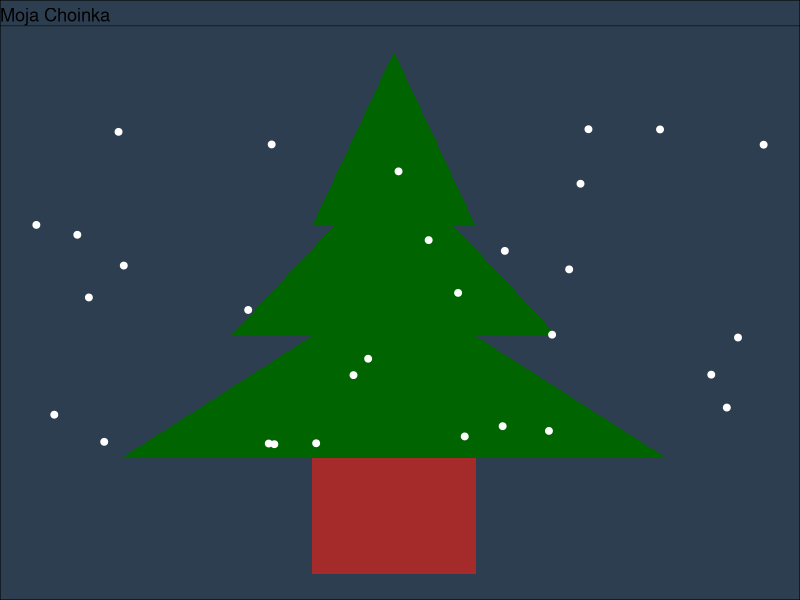

This figure's R source:
library(ggplot2)

rysuj_choinke <- function() {
  trunk_x <- c(-0.3, 0.3, 0.3, -0.3)
  trunk_y <- c(-5, -5, -6, -6)
  branches <- list(
    data.frame(x = c(0, -1, 1, 0), y = c(-3.5, -5, -5, -3.5)),
    data.frame(x = c(0, -0.6, 0.6, 0), y = c(-2.45, -3.95, -3.95, -2.45)),
    data.frame(x = c(0, -0.3, 0.3, 0), y = c(-1.5, -3, -3, -1.5))
  )
  set.seed(67)
  ornaments_x <- runif(30, min = -1.5, max = 1.5)
  ornaments_y <- runif(30, min = -5, max = -2)
  plot <- ggplot() +
    geom_polygon(aes(x = trunk_x, y = trunk_y), fill = "brown") +
    lapply(branches, function(branch) {
      geom_polygon(data = branch, aes(x = x, y = y), fill = "darkgreen")
    }) +
    geom_point(aes(x = ornaments_x, y = ornaments_y), color = "white", size = 2) +
    theme_void() +
    theme(
      plot.background = element_rect(fill = "#2c3e50"),
      panel.background = element_rect(fill = "#2c3e50")
    ) +
    ggtitle("Moja Choinka")
  ggsave("choinka.png", plot = plot, width = 8, height = 10, dpi = 300)
}
rysuj_choinke()
                                                                                                                        